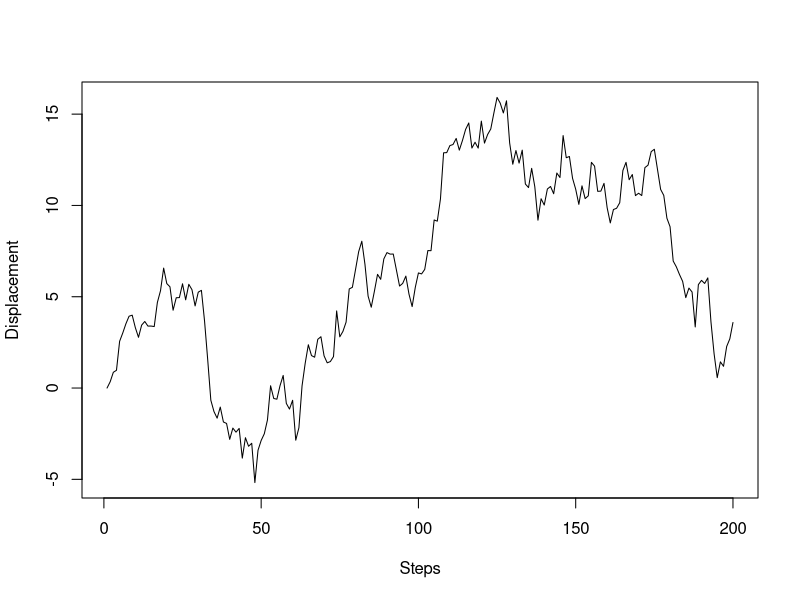
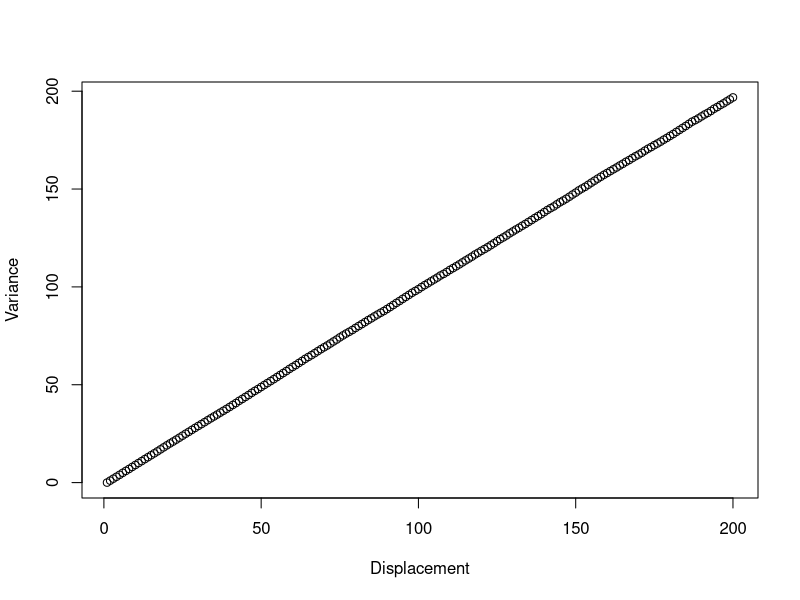
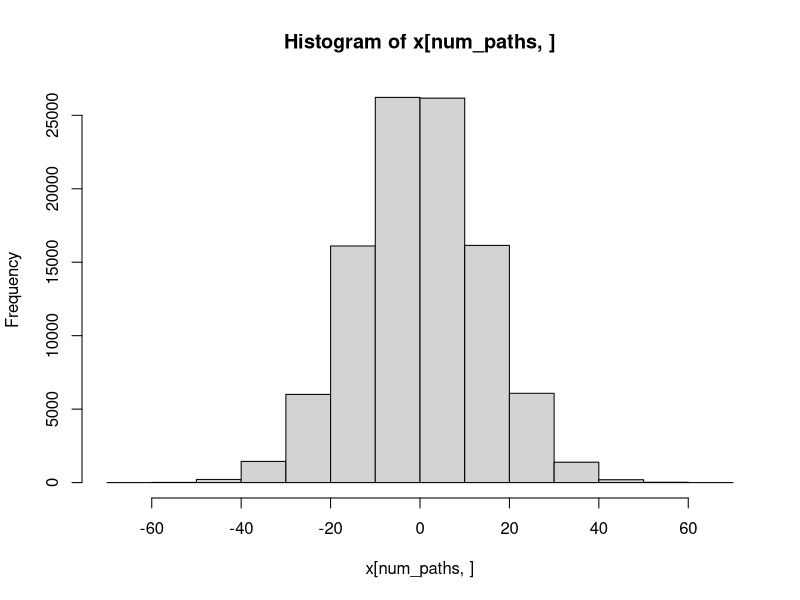

Here is the R script that generated these plots, in order: (Note: this script raises an error after producing the figures.)
#library(foreach)
library(doParallel)

num_walkers <- 100000
num_paths <- 200

x2 <- rep(0,num_paths)

# Launch random walkers, all starting from x = 0
set.seed(47)
ts <- proc.time()
registerDoParallel(8)
result <- foreach(i=1:num_walkers) %dopar% 
{
	# A walker completes its walk
	for(k in 2:num_paths)
	{
		x2[k] <- x2[k-1] + rnorm(1,0,1)
	}
	return(x2)
}
stopImplicitCluster()

# Assemble the result to path matrix
x <- matrix(unlist(result),num_paths,num_walkers)

proc.time() - ts

# Compute the variance
for(k in 1:num_paths)
{
	x2[k] = sum(x[k,]*x[k,])/num_walkers
}

# Plot a path
plot(x[,1],type='l',xlab='Steps',ylab='Displacement')

# Plot the variance
plot(1:num_paths,x2,xlab='Displacement',ylab='Variance')

# Plot the distribution of displacements at last step
hist(x[num_paths,],freq=TRUE)

save(x,x2,file="vars.rdata")

